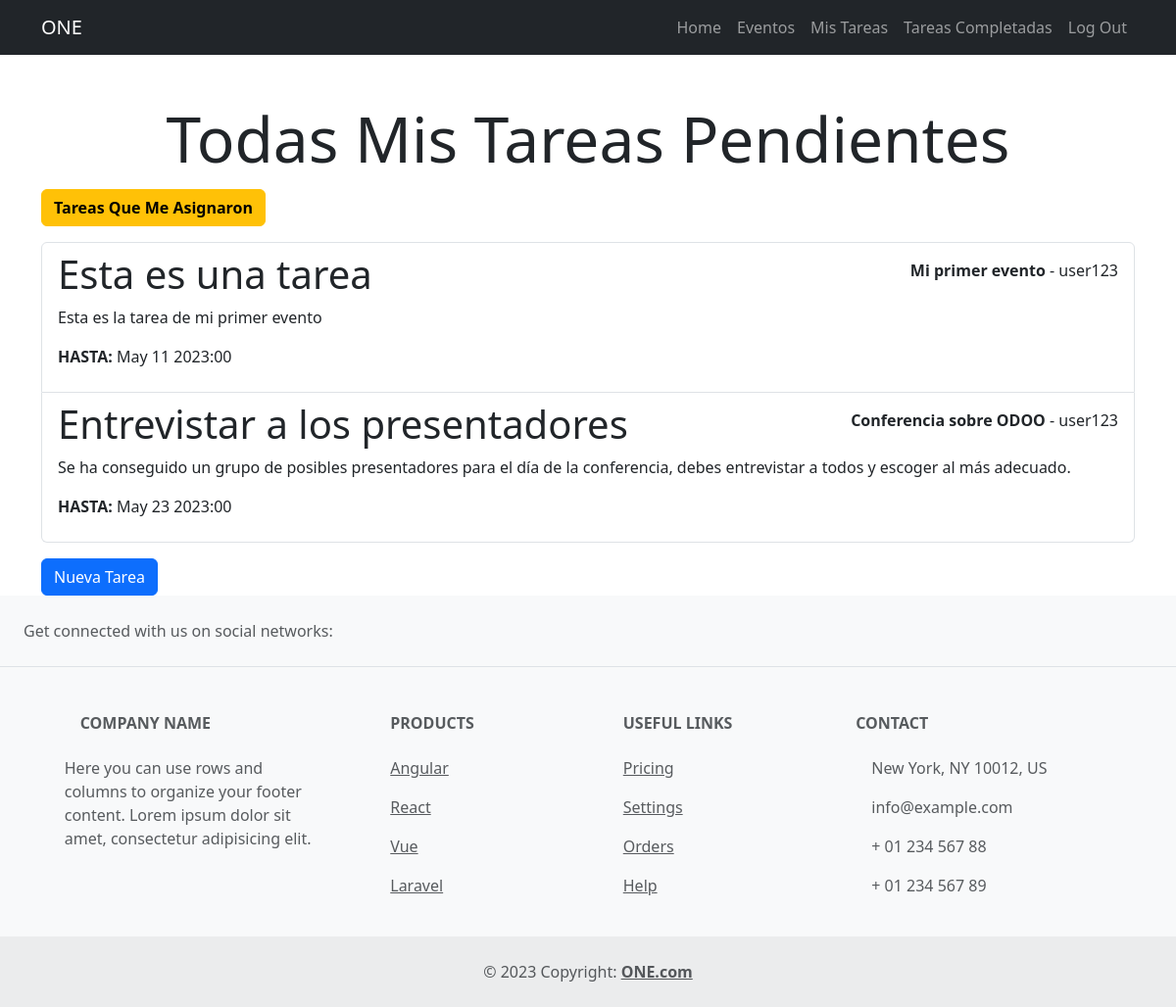
Screenshot of /tasks/ (signed in) with the database file from the repository.
### tasks/models.py (models this page shows, shortened)
class Task(models.Model):
    title = models.CharField(max_length=80)
    descripcion = models.TextField(blank=True)
    fechaCreacion = models.DateTimeField(auto_now_add=True)
    fechaLim= models.DateTimeField(null = True, blank = True)
    fechaTer= models.DateTimeField(null = True, blank = True)
    importante = models.BooleanField(default=False)
    user = models.ForeignKey(User, on_delete=models.CASCADE)
    evento = models.ForeignKey(Evento, blank=True , on_delete=models.CASCADE)
    asignado_a = models.ForeignKey(User, null=True, blank=True, related_name='tasks_assigned', on_delete=models.SET_NULL)

### event/models.py (models this page shows, shortened)
class Evento(models.Model):
    nombre = models.CharField(max_length=80)
    descripcion = models.TextField(blank=True)
    fechaCreacion = models.DateTimeField(auto_now_add=True)
    fecha= models.DateField(null = True, blank = True)
    ubicacion = models.CharField(max_length=200)
    user = models.ForeignKey(User, on_delete=models.CASCADE)

### tasks/views.py (the view)
# urls.py: path('tasks/', tasks, name= 'tasks'),
@login_required
def tasks(request):
    tasks = Task.objects.filter(user=request.user, fechaTer__isnull=True)
    return render(request, 'tasks.html', {'tasks': tasks, 'eventos': Evento})

### tasks/templates/tasks.html (shortened to what this page needs)
{% extends 'base.html' %}
{% block content%}
<main class="container">
    <div class="row">
        <div class="col-md-12">
            {% if "/tasks-completas/" not in request.path %}
            <h1 class="mt-5 text-center display-3">Todas Mis Tareas Pendientes</h1>
            {% else %}
            <h1 class="mt-5 text-center display-3">Todas Mis Tareas Terminadas</h1>
            {% endif %}
            <div class="d-flex">
                {% if "/user/" not in request.path %}
                <form action="{% url 'user_tasks' %}"  method="POST">
                    <button class="btn btn-warning mt-1 d-inline-block mb-3 fw-bold" >Tareas Que Me Asignaron</button>
                </form>
                {% endif %}
            </div>
            <ul class="list-group">
                {% for task in tasks %}
                <a href="{% url 'task_detail' task.id %}" class="list-group-item">
                    <header class="d-flex justify-content-between">
                        {% if task.importante %}
                            <h1 class="fw-bold-3"> {{task.title}} <strong style="color: rgb(220, 167, 20);">*</strong></strong></h1>
                        {% else %}
                            <h1 class="fw-bold-3"> {{task.title}}</h1>
                        {% endif %}
                        <p class="mt-2"> <strong>{{task.evento.nombre}}</strong> - {{task.user.username}} </p>
                    </header>
                    <p> {{task.descripcion}} </p>
                    {% if task.fechaTer == null %}
                        <p><strong> HASTA:</strong> {{task.fechaLim|date:'M j Y:i'}} </p>
                    {% else %}
                        <p><strong> TERMINADA: </strong>{{task.fechaTer|date:'M j Y:i'}} </p>
                    {% endif %}
                </a>
                {% endfor %}
            </ul>
            {% if "/user/" not in request.path %}
            <form action="{% url 'crear_task' %}"  method="post">
                <button class="btn btn-primary mt-3">Nueva Tarea</button>
            </form>
            {% endif %}
        </div>
    </div>
</main>
{% endblock %}

### rows the page displays
Task: title "Esta es una tarea", evento.nombre "Mi primer evento", user.username "user123", descripcion "Esta es la tarea de mi primer evento", fechaLim "May 11 2023:00"
Task: title "Entrevistar a los presentadores", evento.nombre "Conferencia sobre ODOO", user.username "user123", descripcion "Se ha conseguido un grupo de posibles presentadores para el día de la conferencia, debes entrevistar a todos y escoger al más adecuado.", fechaLim "May 23 2023:00"
